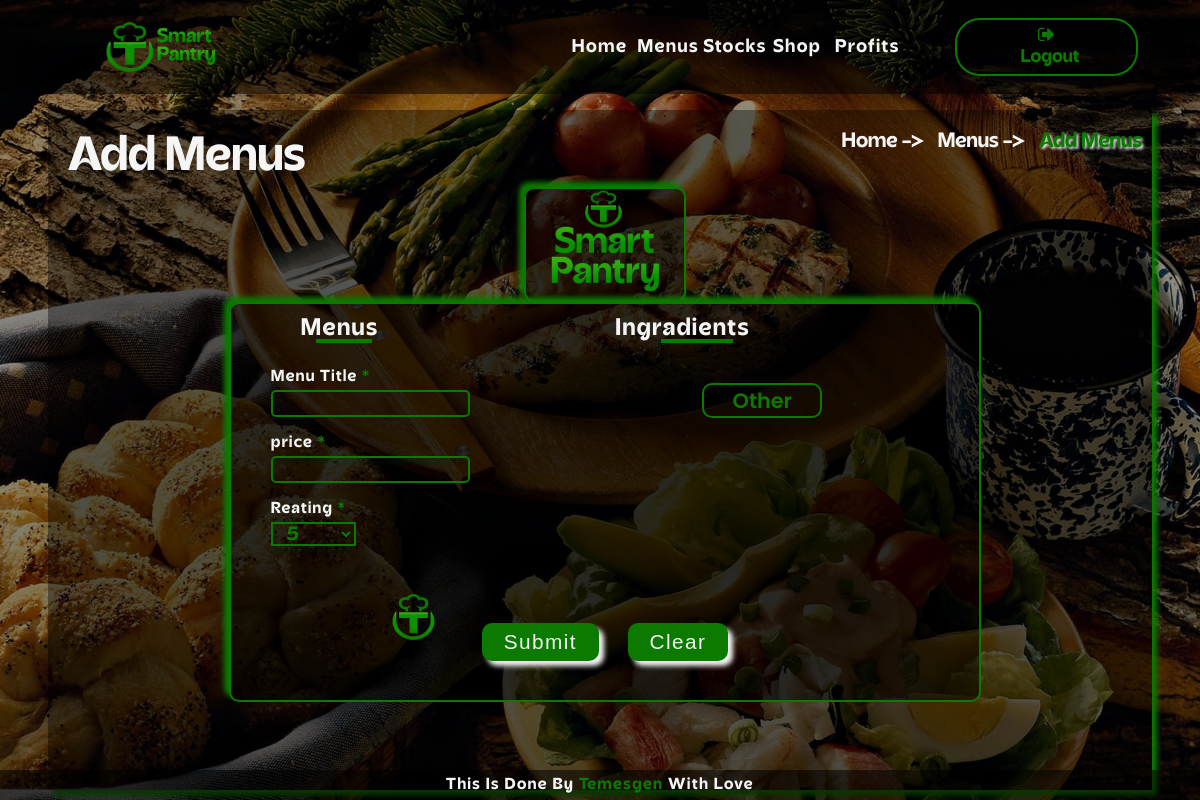
The app's page /Add_Menus/, older data.
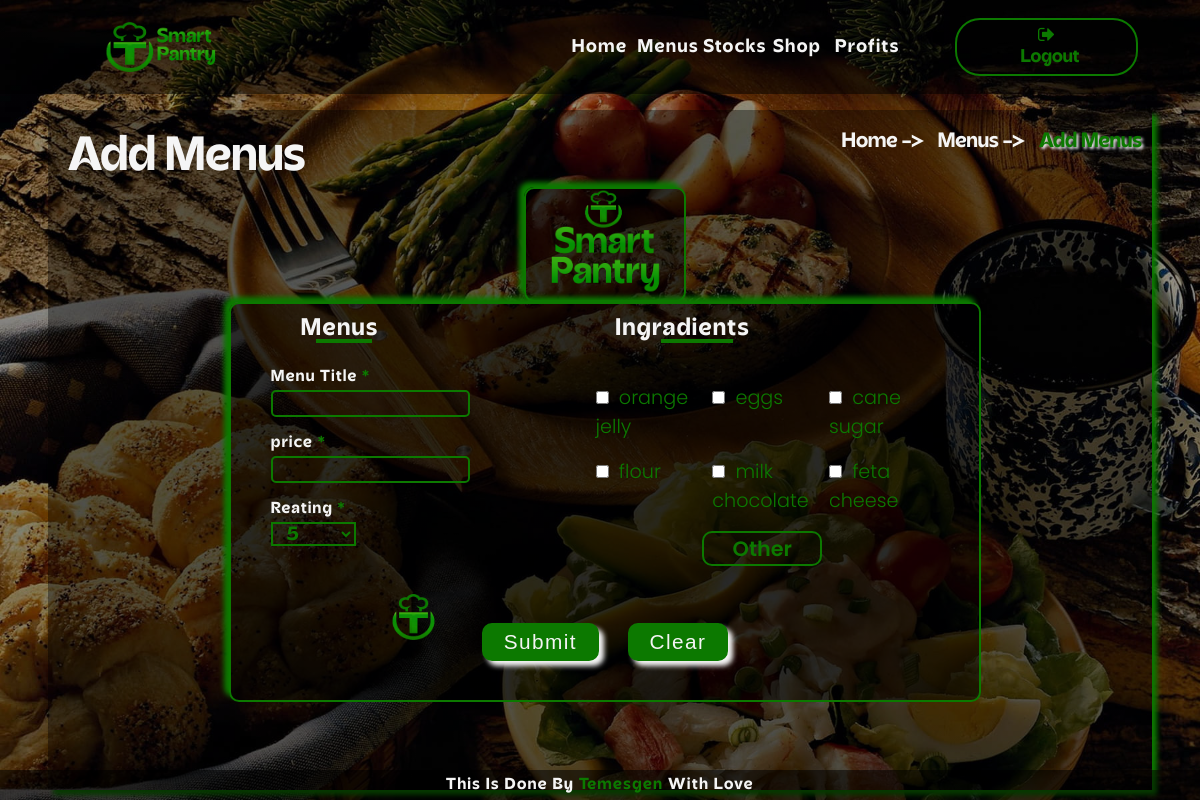
The same page, newer data.
### inventory/models.py (models this page shows)
class Ingradient(models.Model):
    states = [
        ("li", "liquid"),
        ("so", "solid"),
        ("co", "count")
    ]
    Name = models.CharField(max_length=50)
    State = models.CharField(max_length=2, choices=states)
    Quantity = models.FloatField(default=0)
    Unit = models.CharField(max_length=6, choices=units)
    Unit_price = models.FloatField(default=0)

### inventory/views.py (the view)
# urls.py: path("Add_Menus/", views.Add_Menus, name="Add_menu"),
def Add_Menus(request):
    ingradients = Ingradient.objects.all()
    context = {
        "ingradients" : ingradients
    }
    return render(request, "inventory/Add_menu.html", context)

### inventory/templates/inventory/Add_menu.html (shortened to what this page needs)
{% extends 'inventory/base.html' %}
{% load static %}
{% load my_filters %}
{% block head %}
<link rel="stylesheet" href="{% static 'inventory/css/add_menu.css' %}">
{% endblock %}
{% block content %}
    <div class="main">
        <div class="main_nav">
            <h2 class="menu_title">Add Menus</h2>
            <p class="links"><a href="{% url 'index' %}">Home -> </a>&nbsp;&nbsp;&nbsp;<a href="{% url 'menu_item' %}">Menus -> </a>&nbsp;&nbsp;&nbsp;<a href="{% url 'Add_menu' %}" class="current">Add Menus</a></p>
        </div>
        <div class="my_forms">
            <div class="logo">
                <img src="{% static 'inventory/images/logo vertical.png' %}" alt="">
            </div>
            <div class="my_form">
                <form action="{% url 'Submit_Add_menus' %}" method="post">
                    <div class="row">
                        <div class="col_1">
                            <h2 class="menu">Menus</h2>
                            <div class="input">
                                <label for="title">Menu Title <span class="star">*</span></label>
                                <input type="text" name="title" required>
                            </div>
                            <div class="input">
                                <label for="price">price <span class="star">*</span></label>
                                <input type="number" step="0.01" name="price" required>
                            </div>
                            <div class="input">
                                <label for="reating">Reating <span class="star">*</span></label>
                                <select name="reating">
                                    <option value=5 selected>5</option>
                                </select>
                            </div>
                            <div class="img">
                                <img src="{% static 'inventory/images/logo.png' %}" alt="logo">
                            </div>
                        </div>
                        <div class="col_2">
                            <h2 class="ingradient">Ingradients</h2>
                            <div class="ing_row">
                                {% for ing_item in ingradients %}
                                <div class="chkbox">
                                    <input type="checkbox" name="ingradient_list" value="{{ ing_item.id }}">
                                    <label for="ingr" class="chk_name">{{ ing_item.Name}}</label>
                                </div>
                                {% endfor %}
                                <div class="other_btn">
                                    <a href="{% url 'add_ingradient_page' %}">Other</a>
                                </div>
                            </div>
                        </div>
                    </div>
                    <div class="submit_data">
                        <input type="submit" value="Submit" class="btn">
                        <input type="reset" value="Clear" class="btn">
                    </div>
                </form>
            </div>
        </div>
    </div>
{% endblock %}

Row changes from the older to the newer data that the page shows:
added Ingradient: Name "orange jelly"
added Ingradient: Name "eggs"
added Ingradient: Name "cane sugar"
added Ingradient: Name "flour"
added Ingradient: Name "milk chocolate"
added Ingradient: Name "feta cheese"
